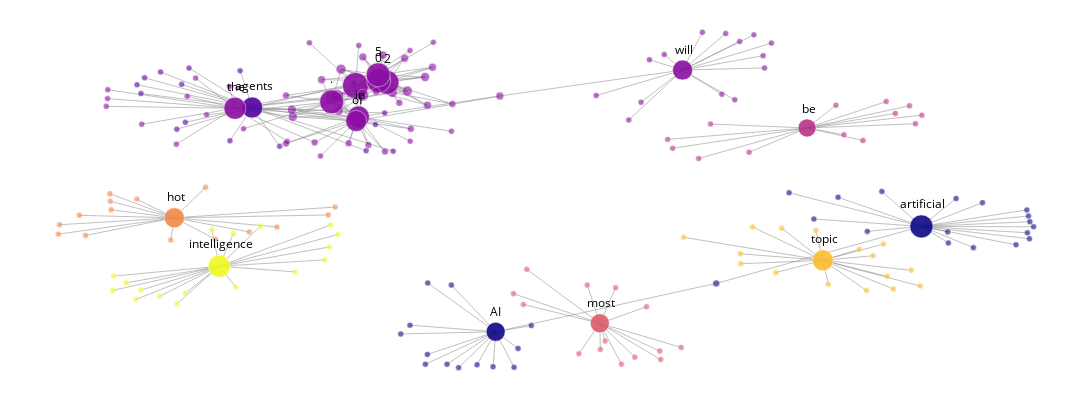

Notebook cell for this chart:
### Code cell
# Create the graph
G = nx.Graph()

# Add edges from tokens to their neighbors
for token, neighbors in tokens_and_neighbors.items():
    for neighbor in neighbors:
        G.add_edge(token, neighbor)

# Generate positions using spring layout with optimized parameters for atlas-like spread
k = 1
iterations = 300
pos = nx.spring_layout(G, k=k, iterations=iterations)  # Increased k for more spread
# works on colab
# pos = nx.forceatlas2_layout(G, max_iter=36)

# Define visualization dimensions 
viz_width = 1500  # Increased for better spread
viz_height = 500 # Increased for better spread

# Extract edge coordinates and scale them
edge_x, edge_y = [], []
for edge in G.edges():
    x0, y0 = pos[edge[0]]
    x1, y1 = pos[edge[1]]
    # Scale coordinates to fill the width/height
    x0, x1 = x0 * viz_width, x1 * viz_width  # Scale x coordinates
    y0, y1 = y0 * viz_height, y1 * viz_height # Scale y coordinates  
    edge_x.extend([x0, x1, None])
    edge_y.extend([y0, y1, None])

# Node coordinates and data - scale the positions
node_x = [pos[node][0] * viz_width for node in G.nodes()]
node_y = [pos[node][1] * viz_height for node in G.nodes()]
node_degrees = dict(G.degree())
# Assign colors using viridis colorscale
colors = []
components = list(nx.connected_components(G))

# Create a mapping of nodes to their colors
node_to_color = {}
node_opacities = []  # List to store opacity values
node_labels = []     # List to store node labels
hover_labels = []    # List to store hover labels
text_opacities = []  # List to store text opacities

# Assign component index to each node for colorscale mapping
node_component_indices = []
for node in G.nodes():
    # Find which component the node belongs to
    for i, component in enumerate(components):
        if node in component:
            node_component_indices.append(i)
            break
    
    # Set opacity and label based on whether it's a main token or neighbor
    if node in tokens_and_neighbors:  # Main token
        node_opacities.append(0.9)
        text_opacities.append(1.0)
        node_labels.append(node)
        hover_labels.append(node)
    else:  # Neighbor token
        node_opacities.append(0.6)
        text_opacities.append(0.0)  # Lower opacity for neighbor labels
        node_labels.append(node)  # Show label with lower opacity
        hover_labels.append(node)

node_sizes = [(degree + 5) * 1 for degree in node_degrees.values()]  # Increased node sizes

# Node trace with viridis colorscale
node_trace = go.Scatter(
    x=node_x, y=node_y,
    mode='markers+text',
    text=node_labels,  # Show all labels
    textposition="top center",
    textfont=dict(
        color=[f'rgba(0,0,0,{opacity})' for opacity in text_opacities]  # Set text opacity
    ),
    marker=dict(
        size=node_sizes,
        color=node_component_indices,
        colorscale='plasma',
        opacity=node_opacities,  # Use the conditional opacities
        line_width=0.5
    ),
    customdata=[[hover_labels[i], ' | '.join(G.neighbors(node))] for i, node in enumerate(G.nodes())],
    hovertemplate="<b>%{customdata[0]}</b><br>Similar tokens: %{customdata[1]}<extra></extra>",
    hoverlabel=dict(namelength=0)
)

# Edge trace with black edges
edge_trace = go.Scatter(
    x=edge_x, y=edge_y,
    line=dict(width=0.5, color='grey'),  # Set edge color to grey
    hoverinfo='none',
    mode='lines'
)

# Set up Plotly figure
fig = go.Figure(data=[edge_trace, node_trace],
                layout=go.Layout(
                    width=1200,
                    height=400,
                    paper_bgcolor='white',
                    plot_bgcolor='white',
                    showlegend=False,
                    margin=dict(l=0, r=0, t=0, b=0),
                    xaxis=dict(
                        showgrid=False,
                        zeroline=False,
                        showticklabels=False,
                    ),
                    yaxis=dict(
                        showgrid=False,
                        zeroline=False,
                        showticklabels=False,
                        scaleanchor="x",
                        scaleratio=1
                    )
                ))
fig.show()

fig.write_html(r"token_visualization_sentence.html",
               include_plotlyjs=False,
               full_html=False,
               config={
                   'displayModeBar': False,
                   'responsive': True,
                   'scrollZoom': False,
               })

### Figure 1 — Plotly figure (JSON) as saved in the notebook; plotly's stock layout.template omitted (floating-point values rounded to 4 significant figures; data arrays with more than 128 entries replaced by an {"elided": "..."} marker saying what was removed)
{"data": [{"hoverinfo": "none", "line": {"color": "grey", "width": 0.5}, "mode": "lines", "type": "scatter", "x": {"elided": "804 float values"}, "y": {"elided": "804 float values"}}, {"customdata": {"elided": "198x2 str values"}, "hoverlabel": {"namelength": 0}, "hovertemplate": "<b>%{customdata[0]}</b><br>Similar tokens: %{customdata[1]}<extra></extra>", "marker": {"color": {"elided": "198 int values"}, "colorscale": [[0, "#0d0887"], [0.1111, "#46039f"], [0.2222, "#7201a8"], [0.3333, "#9c179e"], [0.4444, "#bd3786"], [0.5556, "#d8576b"], [0.6667, "#ed7953"], [0.7778, "#fb9f3a"], [0.8889, "#fdca26"], [1, "#f0f921"]], "line": {"width": 0.5}, "opacity": {"elided": "198 float values"}, "size": {"elided": "198 int values"}}, "mode": "markers+text", "text": {"elided": "198 str values"}, "textfont": {"color": {"elided": "198 str values"}}, "textposition": "top center", "type": "scatter", "x": {"elided": "198 float values"}, "y": {"elided": "198 float values"}}], "layout": {"height": 400, "margin": {"b": 0, "l": 0, "r": 0, "t": 0}, "paper_bgcolor": "white", "plot_bgcolor": "white", "showlegend": false, "width": 1200, "xaxis": {"showgrid": false, "showticklabels": false, "zeroline": false}, "yaxis": {"scaleanchor": "x", "scaleratio": 1, "showgrid": false, "showticklabels": false, "zeroline": false}}}
